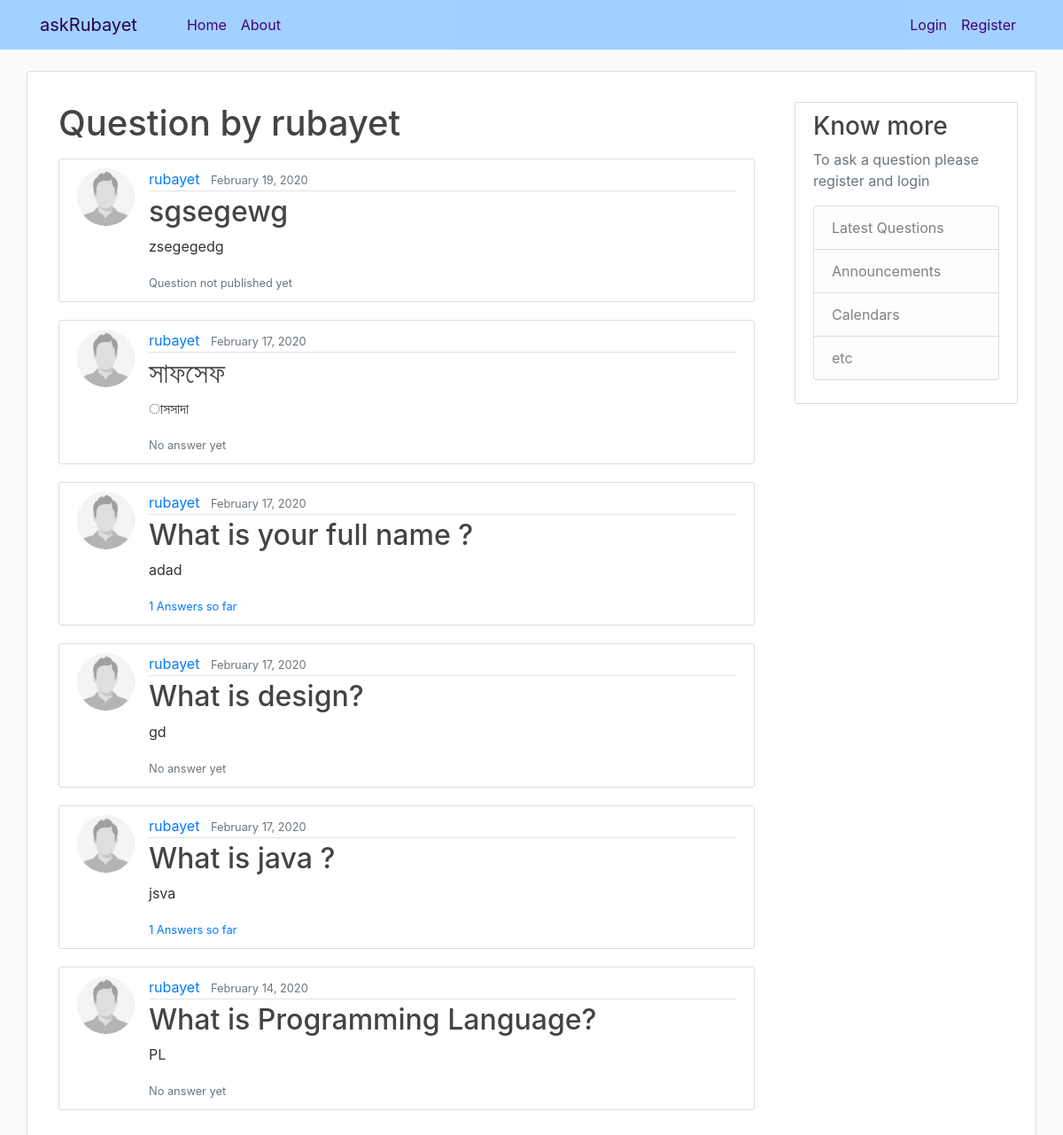
The app's page /user/rubayet, older data.
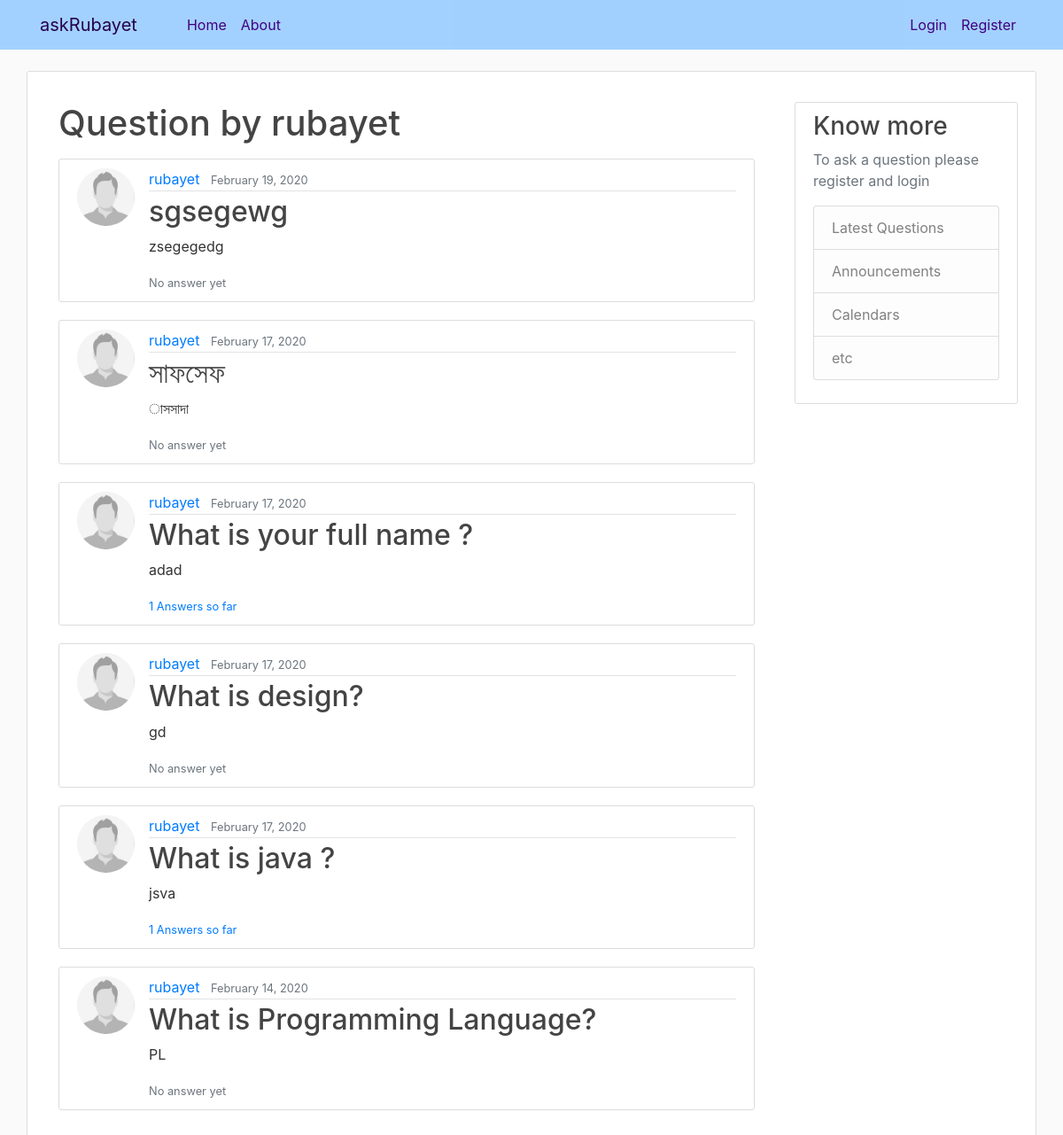
The same page, newer data.
### ask/models.py (models this page shows, shortened)
class Question(models.Model):
    author                  = models.ForeignKey(settings.AUTH_USER_MODEL, on_delete=models.CASCADE)
    title                   = models.CharField(max_length=300)
    optional_description    = models.TextField(blank=True, null=True)
    created_date            = models.DateTimeField(default=timezone.now)
    published_date          = models.DateTimeField(blank=True, null=True)
    def approved_answer(self):
        return self.answer.filter(approved_answer=True)

### users/models.py (models this page shows, shortened)
class Profile(models.Model):
    user = models.OneToOneField(User, on_delete=models.CASCADE)
    image = models.ImageField(default='default.jpg', upload_to='profile_pics')
    first_name = models.CharField(max_length=30, default='', blank=True, null=True)
    last_name = models.CharField(max_length=30, default='', blank=True, null=True)
    phone = models.CharField(max_length=17, default='', blank=True, null=True)

### ask/views.py (the view)
# urls.py: path('user/<str:username>', views.UserQuestionListView.as_view(), name='user_question_list'),
class UserQuestionListView(ListView):
    model = Question
    template_name = 'ask/user_question_list.html'
    context_object_name = 'questions'
    def get_queryset(self):
        user = get_object_or_404(User, username=self.kwargs.get('username'))
        return Question.objects.filter(author=user).order_by('-created_date')

### ask/templates/ask/user_question_list.html
{% extends "ask/base.html" %}
{% block content %}
<div class="container">
  <h1 class="mb-3">Question by {{ view.kwargs.username }} </h1>
    {% for question in questions %}
        <article class="media content-section">
          <img class="rounded-circle article-img" src="{{ question.author.profile.image.url }}">
          <div class="media-body">
            <div class="article-metadata">
              <a class="mr-2" href="{% url 'user_question_list' question.author.username %}">{{ question.author }}</a>
              <small class="text-muted">{{ question.created_date|date:"F d, Y" }}</small>
            </div>
            <h2><a class="article-title" href="{% url 'ques_detail' question.id %}">{{ question.title }}</a></h2>
            <p class="article-content">{{ question.optional_description }}</p>
              {% if question.published_date %}
                {% if question.approved_answer %}
                  <small class="display-5"><a href="{% url 'ques_detail' pk=question.pk %}">
                  {{ question.approved_answer.count }} Answers so far</a></small>
                {% else %}
                  <small class="text-muted">No answer yet</small>
                {% endif %}
              {% else %}
              <small class="text-muted">Question not published yet</small>
              {% endif %}
          </div>
        </article>
    {% empty %}
    <div class="container">
      <p>You have not asked any Question yet.</p>
      <p>  <a href="{% url 'ques_new' %}">Ask a Question now</a>
        to see here.</p>
        </div>
    {% endfor %}
</div>
{% endblock content %}

### ask/templates/ask/base.html (shortened to what this page needs)
{% load static %}
<!DOCTYPE html>
<html lang="en" dir="ltr">
  <head>
    <link rel="stylesheet" href="https://maxcdn.bootstrapcdn.com/bootstrap/4.0.0/css/bootstrap.min.css">
    <link rel="stylesheet" type="text/css" href="{% static 'ask/main.css' %}">
  </head>
  <body>
    <header class="site-header">
      <nav class="navbar navbar-expand-md bg-steel fixed-top ">
        <div class="container">
          <a class="navbar-brand mr-5" style="color: #26004d;" href="{% url 'question_list' %}">askRubayet</a>
          <div class="collapse navbar-collapse" id="navbarToggle">
            <div class="navbar-nav mr-auto">
              <a class="nav-item nav-link" href="{% url 'question_list' %}">Home</a>
              {% if user.is_authenticated %}
              <a class="nav-item nav-link" href="{% url 'question_draft_list' %}"><span class="glyphicon glyphicon-edit">Drafts</span></a>
              <a class="nav-item nav-link" href="{% url 'profile' %}">Profile</a>
              {% else %}
              <a class="nav-item nav-link" href="{% url 'ask-about' %}">About</a>
              {% endif %}
            </div>
            <div class="navbar-nav">
              {% if user.is_authenticated %}
              <a class="nav-item nav-link" href="{% url 'ques_new' %}" ><span class="glyphicon glyphicon-plus">Ask Question</span></a>
              <a class="nav-item nav-link" href="{% url 'logout' %}">Logout</a>
              {% else %}
              <a class="nav-item nav-link" href="{% url 'login' %}">Login</a>
              <a class="nav-item nav-link" href="{% url 'register' %}">Register</a>
              {% endif %}
            </div>
          </div>
        </div>
      </nav>
    </header>
    <main role="main" class="container mt-4 content-section">
      <div class="row mt-4">
        <div class="col-md-9">
          {% block content %}{% endblock %}
        </div>
        <div class="col-md-3">
          <div class="content-section">
              {% if user.is_authenticated %}
              <h3>Welcome {{ user.username }}!</h3>
              {% else %}
              <h3>Know more</h3>
              {% endif %}
              <p class='text-muted' style="text-align: left;">
              {% if user.is_authenticated %}
                <p>You can get additional information here</p>
              {% else %}
                To ask a question please register and login
              {% endif %}
              <ul class="list-group">
                <li class="list-group-item list-group-item-light">Latest Questions</li>
                <li class="list-group-item list-group-item-light">Announcements</li>
                <li class="list-group-item list-group-item-light">Calendars</li>
                <li class="list-group-item list-group-item-light">etc</li>
              </ul>
            </p>
          </div>
        </div>
      </div>
    </main>
  </body>
</html>

### ask/static/ask/main.css (style rules this page uses)
body { background: #fafafa; color: #333333; margin-top: 5rem; }
div { text-align: justify; }
h1, h2, h3, h4, h5, h6 { color: #444444; }
ul { margin: 0; }
.bg-steel { background-color: rgba(153, 204, 255, .9); color: #5c5c8a; }
.site-header .navbar-nav .nav-link { color: #400080; }
.content-section { background: #ffffff; padding: 10px 20px; border: 1px solid #dddddd; border-radius: 3px; margin-bottom: 20px; }
.article-title { color: #444444; }
.article-content { white-space: pre-line; }
.article-img { height: 65px; width: 65px; margin-right: 16px; }
.article-metadata { padding-bottom: 1px; margin-bottom: 4px; border-bottom: 1px solid #e3e3e3 }

Row changes from the older to the newer data that the page shows:
changed Question "sgsegewg": published_date "Question not published yet" → "No answer yet"
